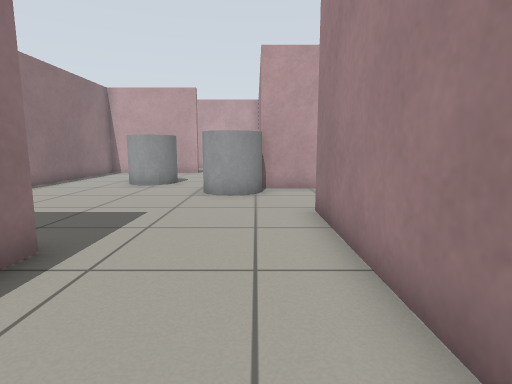
view 1 (above)

17 first-person views from a walk through a Gazebo world. The camera is 0.72 m above the floor, tilts 8° down and sees 80° across. The floor is counted in squares, 0.5 m on a side. Each view is taken from the middle of a square. On the plan, view 1 faces up. The plan holds only what a view shows up to about 14 squares ahead; the rest is blank. Robots are left out.

view 2
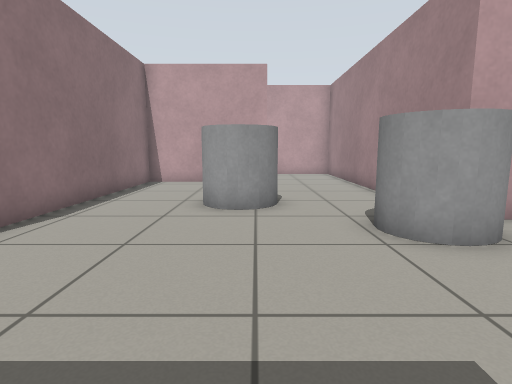

view 3
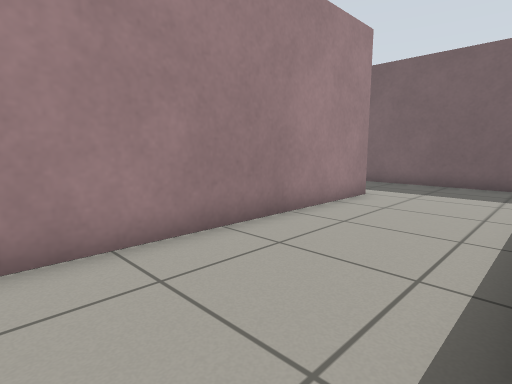

view 4
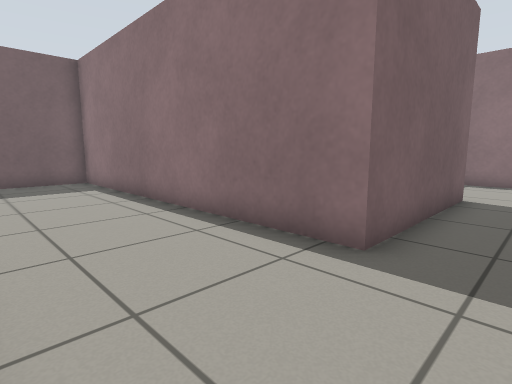

view 5
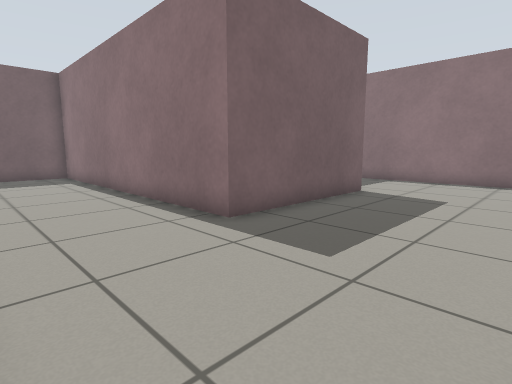

view 6
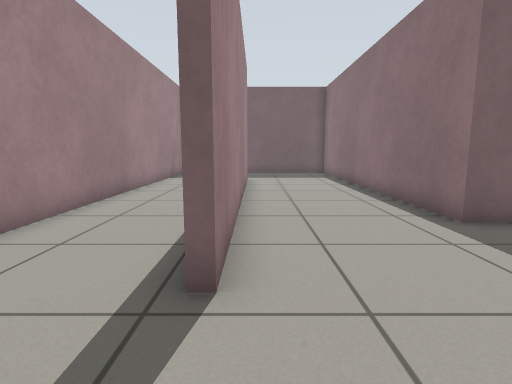

view 7
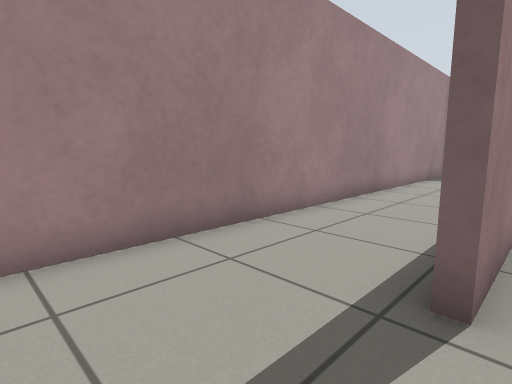

view 8
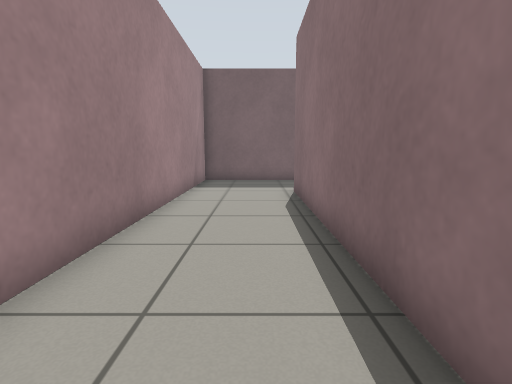

view 9
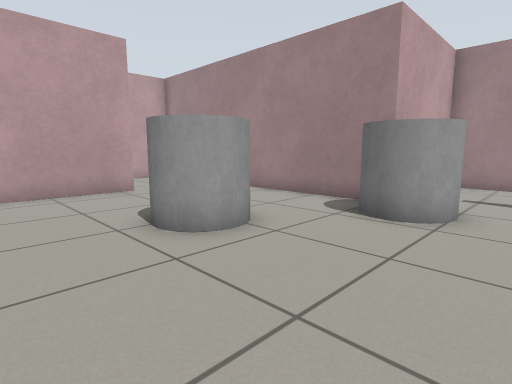

view 10
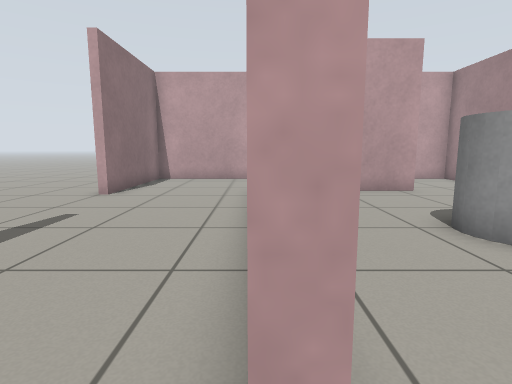

view 11
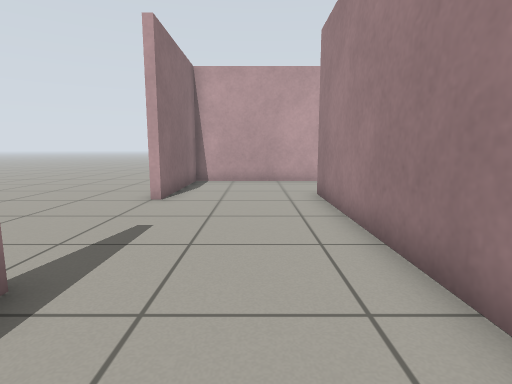

view 12
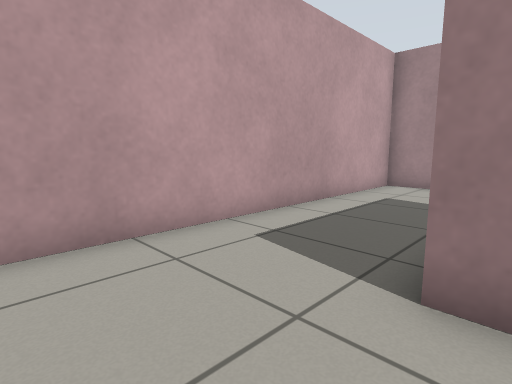

view 13
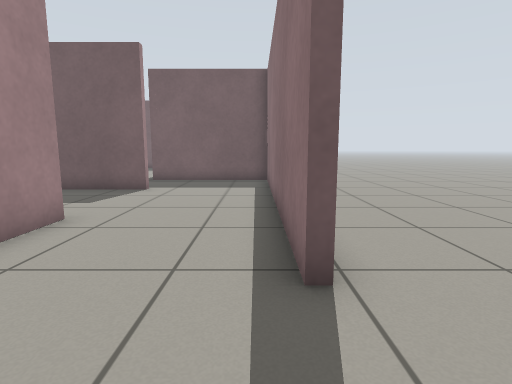

view 14
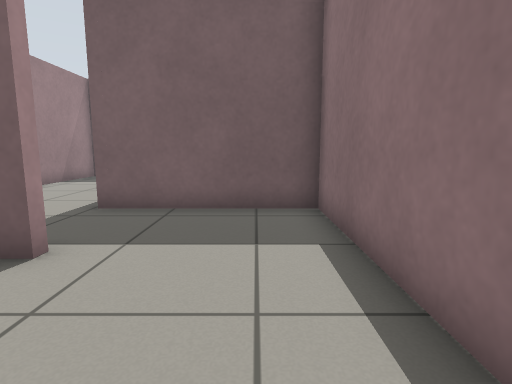

view 15
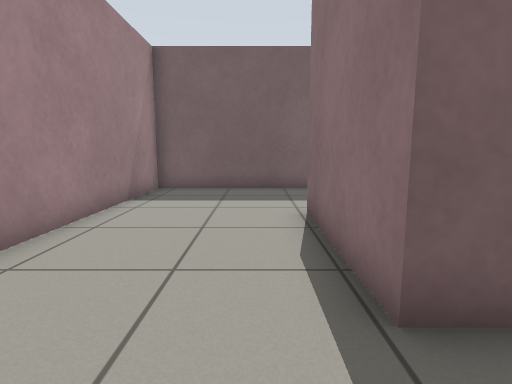

view 16
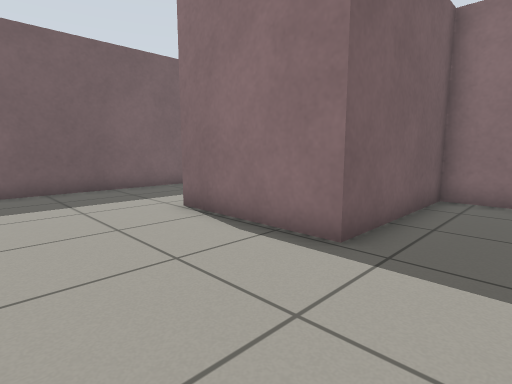

view 17
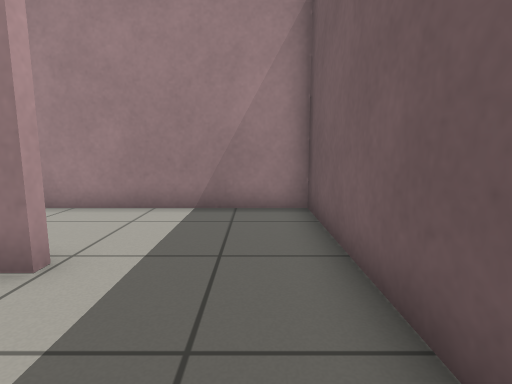

### Floor plan
Points are (right, up) in squares from view 1. A wall is a line through its corners. A room is listed if a view was taken in it or the views show most of it. See-through windows are left out.
Room 1 (views 1, 2, 3, 4, 5, 6, 7, 9, 10, 17)
walls: (1.4, 11.1) (0.2, 11.1) (0.2, 18.6); (-9, 4.1) (-3.1, 4.1) (-3.1, -8.3) (1.4, -8.3); (-3.5, 18.5) (-8.7, 18.5) (-8.7, 10.5); (1.4, -4.5) (1.4, 7.1)
low walls: (-8.6, 8.8) (-9, 8.8)
ways out: opening at (2, -6) to room 2; opening at (2, 9) to room 2; opening at (-9, 6.5) to room 3; opening at (-2, 19) to room 4
objects: grey cylinder (-5, 12) to (-4, 14); grey cylinder (-2, 10) to (0, 11)
Room 2 (view 8)
walls: (1.7, 4.6) (1.7, -4.5); (1.4, -8.3) (5.4, -8.3) (5.4, 11.1) (1.4, 11.1)
ways out: opening at (2, -6) to room 1; opening at (2, 9) to room 1
Room 3 (views 11, 13, 14)
walls: (-13.5, 12) (-13.5, 4.4); (-9, 8.8) (-9, 17.4); (-13.7, 17.6) (-14.1, 17.6)
ways out: opening at (-9, 6.5) to room 1; opening at (-11.5, 18.5) to room 4; opening at (-11.5, 4) to room 6; opening at (-15, 18)
Room 4 (view 12)
walls: (-9, 17.4) (-9, 18.9); (0.2, 18.6) (0.2, 22.8) (-13.7, 22.8) (-13.7, 17.6)
ways out: opening at (-2, 19) to room 1; opening at (-11.5, 18.5) to room 3
Room 5 (views 15, 16)
walls: (-9.4, 0.7) (-8.2, 0.7) (-8.2, -3.9); (-8.5, -8.3) (-3.4, -8.3) (-3.4, -1.1)
ways out: opening at (-8.5, 2.5) to room 6; opening at (-8, -5.5)
Room 6 (no view inside)
walls: (-13.5, 4.4) (-13.5, 0.7) (-9.4, 0.7); (-9, 3.8) (-9, 4.1)
ways out: opening at (-11.5, 4) to room 3; opening at (-8.5, 2.5) to room 5

Positions as (right, up) in squares from view 1, and headings:
1: (0, 0), facing up
2: (-4, 5), facing up
3: (-3, 5), facing down-right
4: (1, 6), facing down-left
5: (1, 9), facing down-left
6: (1, 10), facing down
7: (1, 10), facing down-right
8: (3, 6), facing down
9: (-8, 8), facing up-right
10: (-9, 8), facing up
11: (-11, 9), facing up
12: (-12, 18), facing up-right
13: (-13, 15), facing down
14: (-12, 8), facing down
15: (-7, 3), facing down
16: (-4, 3), facing down-left
17: (-2, -7), facing right
